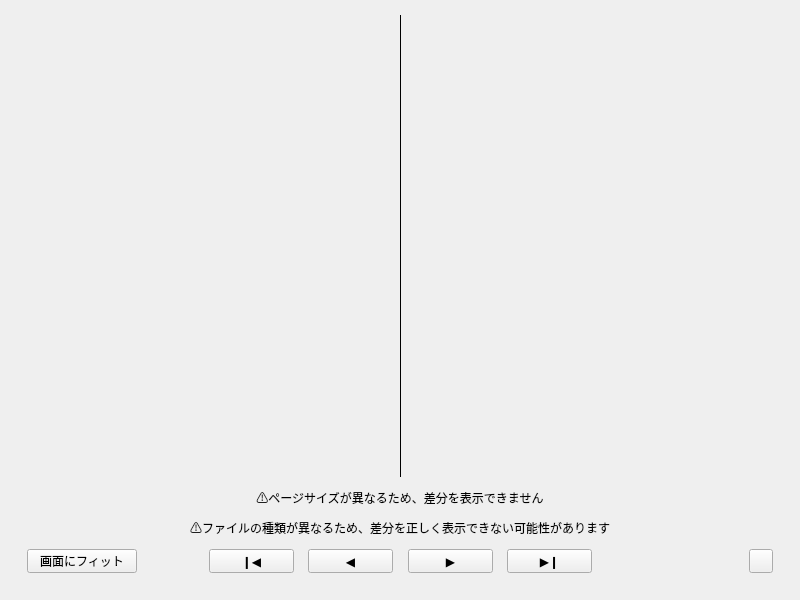
<?xml version="1.0" encoding="UTF-8"?>
<ui version="4.0">
 <class>MainWindow</class>
 <widget class="QMainWindow" name="MainWindow">
  <property name="geometry">
   <rect>
    <x>0</x>
    <y>0</y>
    <width>800</width>
    <height>600</height>
   </rect>
  </property>
  <property name="minimumSize">
   <size>
    <width>0</width>
    <height>550</height>
   </size>
  </property>
  <property name="windowTitle">
   <string>Difference Viewer</string>
  </property>
  <property name="styleSheet">
   <string notr="true"/>
  </property>
  <widget class="QWidget" name="centralwidget">
   <layout class="QVBoxLayout" name="verticalLayout">
    <item>
     <layout class="QGridLayout" name="gridLayout" columnstretch="1,0,1">
      <property name="leftMargin">
       <number>6</number>
      </property>
      <property name="topMargin">
       <number>6</number>
      </property>
      <property name="rightMargin">
       <number>6</number>
      </property>
      <property name="bottomMargin">
       <number>6</number>
      </property>
      <property name="horizontalSpacing">
       <number>6</number>
      </property>
      <property name="verticalSpacing">
       <number>12</number>
      </property>
      <item row="0" column="1">
       <widget class="QFrame" name="frame">
        <property name="frameShape">
         <enum>QFrame::VLine</enum>
        </property>
        <property name="frameShadow">
         <enum>QFrame::Plain</enum>
        </property>
        <property name="lineWidth">
         <number>1</number>
        </property>
       </widget>
      </item>
      <item row="3" column="2">
       <layout class="QHBoxLayout" name="horizontalLayout_3">
        <property name="spacing">
         <number>14</number>
        </property>
        <property name="leftMargin">
         <number>0</number>
        </property>
        <property name="topMargin">
         <number>0</number>
        </property>
        <property name="rightMargin">
         <number>12</number>
        </property>
        <property name="bottomMargin">
         <number>12</number>
        </property>
        <item>
         <widget class="QPushButton" name="btnSyncTurnNext">
          <property name="minimumSize">
           <size>
            <width>85</width>
            <height>24</height>
           </size>
          </property>
          <property name="maximumSize">
           <size>
            <width>80</width>
            <height>24</height>
           </size>
          </property>
          <property name="toolTip">
           <string>同時に次のページへ</string>
          </property>
          <property name="text">
           <string>▶</string>
          </property>
         </widget>
        </item>
        <item>
         <widget class="QPushButton" name="btnSyncTurnLast">
          <property name="minimumSize">
           <size>
            <width>85</width>
            <height>24</height>
           </size>
          </property>
          <property name="maximumSize">
           <size>
            <width>80</width>
            <height>24</height>
           </size>
          </property>
          <property name="toolTip">
           <string>同時に最後のページへ</string>
          </property>
          <property name="text">
           <string>▶❙</string>
          </property>
         </widget>
        </item>
        <item>
         <spacer name="spacer_2">
          <property name="orientation">
           <enum>Qt::Horizontal</enum>
          </property>
          <property name="sizeType">
           <enum>QSizePolicy::Expanding</enum>
          </property>
          <property name="sizeHint" stdset="0">
           <size>
            <width>40</width>
            <height>0</height>
           </size>
          </property>
         </spacer>
        </item>
        <item>
         <widget class="QPushButton" name="btnOpenPrefs">
          <property name="minimumSize">
           <size>
            <width>24</width>
            <height>24</height>
           </size>
          </property>
          <property name="maximumSize">
           <size>
            <width>24</width>
            <height>24</height>
           </size>
          </property>
          <property name="toolTip">
           <string>設定を開く</string>
          </property>
          <property name="text">
           <string/>
          </property>
         </widget>
        </item>
       </layout>
      </item>
      <item row="2" column="0" colspan="3">
       <widget class="QLabel" name="lblTypeWarning">
        <property name="sizePolicy">
         <sizepolicy hsizetype="Preferred" vsizetype="Fixed">
          <horstretch>0</horstretch>
          <verstretch>0</verstretch>
         </sizepolicy>
        </property>
        <property name="lineWidth">
         <number>0</number>
        </property>
        <property name="text">
         <string>⚠ファイルの種類が異なるため、差分を正しく表示できない可能性があります</string>
        </property>
        <property name="alignment">
         <set>Qt::AlignCenter</set>
        </property>
       </widget>
      </item>
      <item row="3" column="0">
       <layout class="QHBoxLayout" name="horizontalLayout_2">
        <property name="spacing">
         <number>14</number>
        </property>
        <property name="leftMargin">
         <number>12</number>
        </property>
        <property name="bottomMargin">
         <number>12</number>
        </property>
        <item>
         <widget class="QPushButton" name="btnFitPage">
          <property name="sizePolicy">
           <sizepolicy hsizetype="Preferred" vsizetype="Fixed">
            <horstretch>0</horstretch>
            <verstretch>0</verstretch>
           </sizepolicy>
          </property>
          <property name="minimumSize">
           <size>
            <width>110</width>
            <height>24</height>
           </size>
          </property>
          <property name="maximumSize">
           <size>
            <width>16777215</width>
            <height>24</height>
           </size>
          </property>
          <property name="toolTip">
           <string>ページを画面にフィット</string>
          </property>
          <property name="text">
           <string>画面にフィット</string>
          </property>
         </widget>
        </item>
        <item>
         <spacer name="spacer">
          <property name="orientation">
           <enum>Qt::Horizontal</enum>
          </property>
          <property name="sizeHint" stdset="0">
           <size>
            <width>40</width>
            <height>0</height>
           </size>
          </property>
         </spacer>
        </item>
        <item>
         <widget class="QPushButton" name="btnSyncTurnFirst">
          <property name="minimumSize">
           <size>
            <width>85</width>
            <height>24</height>
           </size>
          </property>
          <property name="maximumSize">
           <size>
            <width>80</width>
            <height>24</height>
           </size>
          </property>
          <property name="toolTip">
           <string>同時に最初のページへ</string>
          </property>
          <property name="text">
           <string>❙◀</string>
          </property>
         </widget>
        </item>
        <item>
         <widget class="QPushButton" name="btnSyncTurnPrev">
          <property name="minimumSize">
           <size>
            <width>85</width>
            <height>24</height>
           </size>
          </property>
          <property name="maximumSize">
           <size>
            <width>80</width>
            <height>24</height>
           </size>
          </property>
          <property name="toolTip">
           <string>同時に前のページへ</string>
          </property>
          <property name="text">
           <string>◀</string>
          </property>
         </widget>
        </item>
       </layout>
      </item>
      <item row="0" column="0">
       <layout class="QVBoxLayout" name="lytPageL"/>
      </item>
      <item row="1" column="0" colspan="3">
       <widget class="QLabel" name="lblSizeWarning">
        <property name="sizePolicy">
         <sizepolicy hsizetype="Preferred" vsizetype="Fixed">
          <horstretch>0</horstretch>
          <verstretch>0</verstretch>
         </sizepolicy>
        </property>
        <property name="lineWidth">
         <number>0</number>
        </property>
        <property name="text">
         <string>⚠ページサイズが異なるため、差分を表示できません</string>
        </property>
        <property name="alignment">
         <set>Qt::AlignCenter</set>
        </property>
       </widget>
      </item>
      <item row="0" column="2">
       <layout class="QVBoxLayout" name="lytPageR"/>
      </item>
     </layout>
    </item>
   </layout>
  </widget>
 </widget>
 <resources/>
 <connections/>
</ui>
